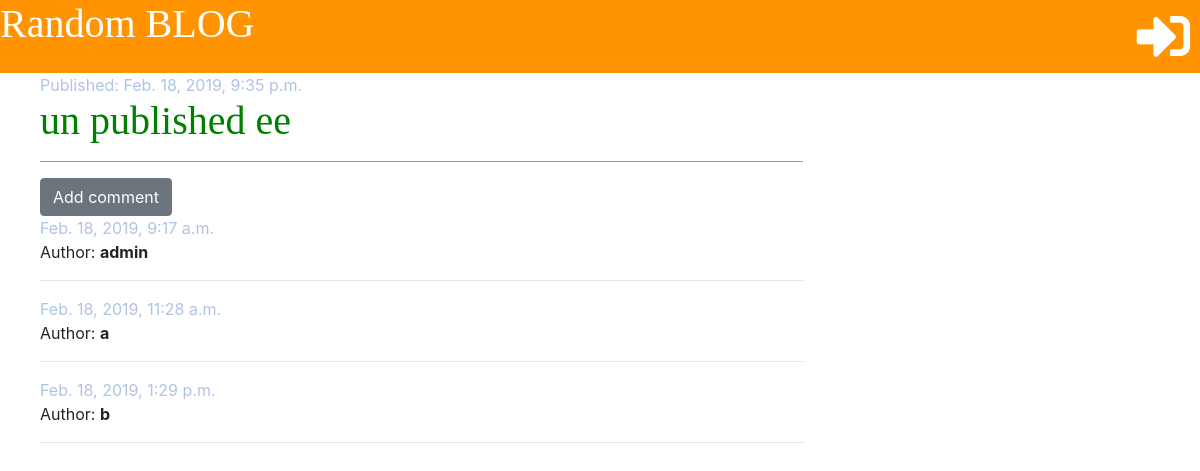
Page /post/21/ on the earlier database version.
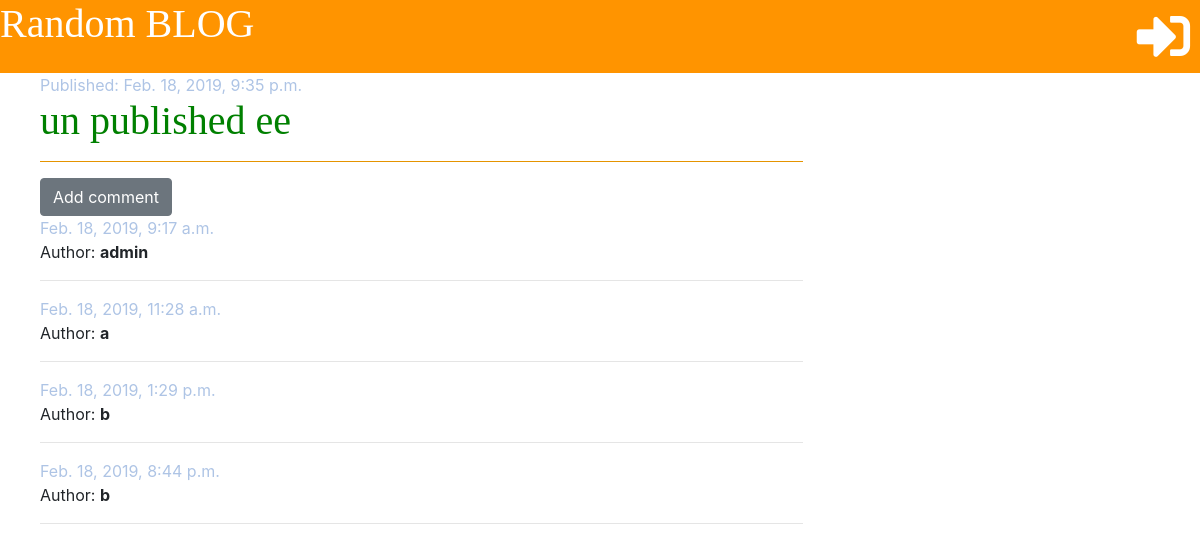
Same page on the later database version.
### blog/models.py (models this page shows, shortened)
class Comment(models.Model):
    post = models.ForeignKey('blog.Post', on_delete=models.CASCADE, related_name='comments')
    author = models.CharField(max_length=200)
    text = models.TextField()
    crated_date = models.DateTimeField(default=timezone.now)
    approved = models.BooleanField(default=False)

### blog/views.py (the view)
# urls.py: path('post/<int:pk>/', views.post_detail, name='post_detail'),
def post_detail(request, pk):
    permission_list = get_user_permissions(request, request.user)
    if str(request.user) != 'AnonymousUser':
        post = get_object_or_404(Post, pk=pk)
        if 'change_comment' in permission_list:
            comments_filtered = Comment.objects.filter(post_id=pk)
        else:
            comments_filtered = Comment.objects.filter(approved=True, post_id=pk) | Comment.objects.filter(
                author=request.user, post_id=pk)
    else:
        post = get_object_or_404(Post, published_date__isnull=False, pk=pk)
        comments_filtered = Comment.objects.filter(approved=True, post_id=pk)
    stuff_for_frontend = {'post': post, 'comments_filtered': comments_filtered, 'permissions': permission_list}
    return render(request, 'blog/post_detail.html', stuff_for_frontend)

### blog/templatetags/markdownify.py (called while the page is built)
@register.filter
def markdown(value):
    renderer = HighlightRenderer()
    markdown = mistune.Markdown(renderer=renderer)
    return markdown(value)

### blog/views.py (called while the page is built)
def get_user_permissions(request,selected_user):
    if str(request.user) != 'AnonymousUser':
        permissions = Permission.objects.filter(user=selected_user)
        permission_list = [permission.codename for permission in permissions]
    else:
        permission_list = []
    return permission_list

### blog/templates/blog/post_detail.html (shortened to what this page needs)
{% extends 'blog/base.html' %}
{% load markdownify %}
{% block content %}
<div class="post">
    <div class="date">Published: {{ post.published_date}}</div>
    <h1>{{ post.title}}</h1>
    <hr color="orange">
    <a href="{% url 'add_comment_to_post' pk=post.pk %}" class="btn btn-secondary" %}>Add comment</a>
    {% for comment in comments_filtered %}
    <div class="comment">
        <div class="date">
            {{ comment.crated_date }}
        </div>
        <p>Author: <strong>{{ comment.author }}</strong></p>
        <hr>
    </div>
    {% empty %}
    <p>No comments yet...</p>
    {% endfor %}
</div>
{% endblock %}

Differences in the rows shown:
now on this page (row edited): Comment: crated_date "Feb. 18, 2019, 8:44 p.m.", author "b"
